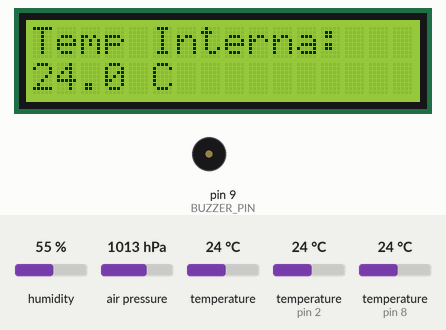
Recording of a sketch running on a simulated Arduino Uno, built with avr-gcc and run on an emulated ATmega328P. Parts: 16×2 character LCD, buzzer (waves = sounding). The test bench sets the inputs (shaded band); at power-on: humidity 55 %, temperature (sensors on pin 8, pin 2) 24 °C, air pressure 1013 hPa, temperature 24 °C. What the sketch prints to the serial monitor is not drawn.

Above: at 16.4 s.
16.5 s: humidity set to 58 %
At 19.8 s:
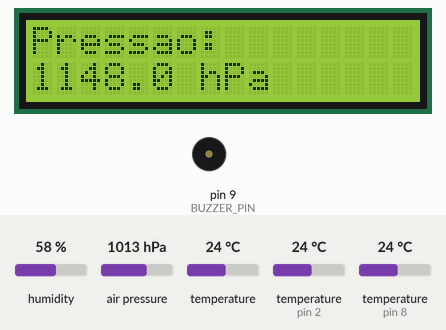
20.2 s: temperature (sensor on pin 8) set to 12 °C
At 22.9 s:
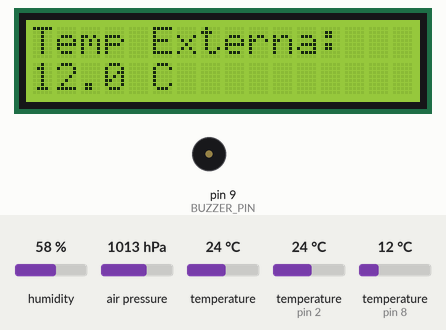
23.3 s: humidity set to 22 %
At 26.1 s:
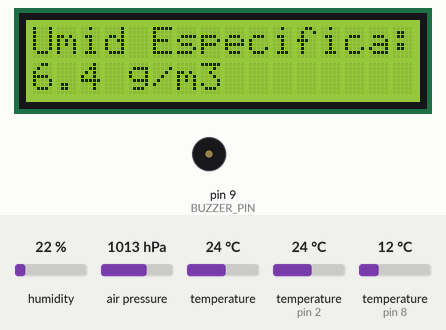
28.3 s: humidity set to 68 %
At 31.5 s:
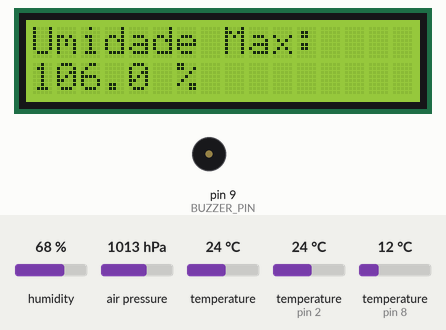
31.9 s: temperature (sensor on pin 8) set to 26 °C
At 34.5 s:
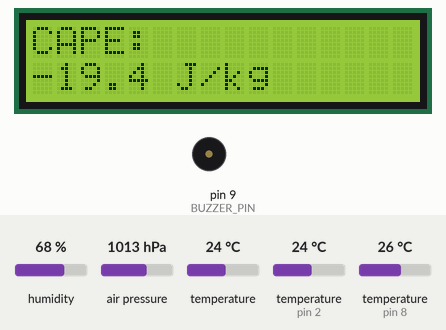
34.9 s: temperature (sensor on pin 8) set to 29 °C
At 36.9 s:
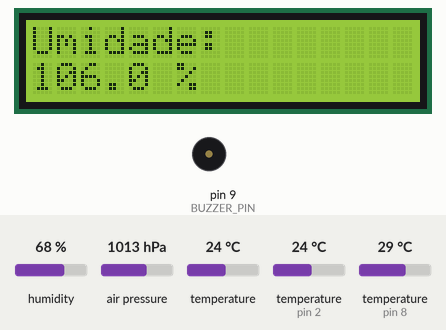
Timing chart, 0 to 38.4 s (numbered marks = the images above; inputs shaded):
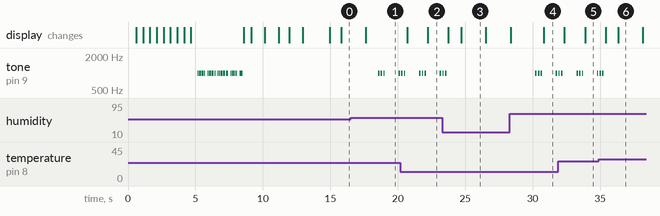

The sketch:

meteorologicapp2la.ino
```cpp
#include <Wire.h>
#include <LiquidCrystal_I2C.h>
#include <DHT.h>
#include <Adafruit_Sensor.h>
#include <Adafruit_BMP085_U.h>
#include <OneWire.h>
#include <DallasTemperature.h>

#define DHTPIN 2
#define DHTTYPE DHT11

#define ONE_WIRE_BUS 8
#define SENSOR_CHAO 11

#define BUZZER_PIN 9

OneWire oneWire(ONE_WIRE_BUS);
DallasTemperature sensors(&oneWire);

DHT dht(DHTPIN, DHTTYPE);
LiquidCrystal_I2C lcd(0x27, 16, 2);

Adafruit_BMP085_Unified bmp;

float umidade;
float temperaturaBMP;
float pressao;
float temperaturaExterna;
float pontoOrvalho;
float cape;
float tendenciaPressao;

float temperaturaMax = -1000;
float temperaturaMin = 1000;
float umidadeMax = 0;
float umidadeMin = 100;
float pressaoAnterior = 0.0;
unsigned long lastUpdate = 0;
unsigned long lastPressaoTime = 0;

int screenState = 0;

const float PRESSAO_REAL = 1016.0;
const float ERRO_PRESSAO = 135.0;

const float a = 17.27;
const float b = 237.7;

void setup() {
  Wire.begin();
  dht.begin();
  lcd.init();
  lcd.backlight();
  sensors.begin();

  pinMode(SENSOR_CHAO, INPUT_PULLUP);
  pinMode(BUZZER_PIN, OUTPUT);

  // Inicializa Serial para enviar dados à Raspberry
  Serial.begin(9600);

  // Piscar "PP2LA" na inicialização
  for (int i = 0; i < 5; i++) {
    lcd.clear();
    lcd.setCursor(0, 0);
    lcd.print("PP2LA V1.0.2");
    delay(500);
    lcd.clear();
    delay(500);
  }

  // Código Morse "PP2LA"
  String morseMessage = ".--. .--. ..--- .-.. .-";
  playMorse(morseMessage);

  // Checagem do DHT11
  lcd.clear();
  lcd.setCursor(0, 0);
  lcd.print("Verificando DHT11");
  delay(500);
  float checkHum = dht.readHumidity();
  if (isnan(checkHum)) {
    lcd.setCursor(0, 1);
    lcd.print("Erro DHT11");
    while (1);
  } else {
    lcd.setCursor(0, 1);
    lcd.print("DHT11 OK");
  }
  delay(1000);

  // Checagem do BMP180
  lcd.clear();
  lcd.setCursor(0, 0);
  lcd.print("Verificando BMP180");
  if (!bmp.begin()) {
    lcd.setCursor(0, 1);
    lcd.print("Erro BMP180");
    while (1);
  } else {
    lcd.setCursor(0, 1);
    lcd.print("BMP180 OK");
  }
  delay(1000);

  // Checagem DS18B20
  lcd.clear();
  lcd.setCursor(0, 0);
  lcd.print("Verificando DS18B20");
  sensors.requestTemperatures();
  float t = sensors.getTempCByIndex(0);
  if (t == DEVICE_DISCONNECTED_C) {
    lcd.setCursor(0, 1);
    lcd.print("Erro DS18B20");
    while (1);
  } else {
    lcd.setCursor(0, 1);
    lcd.print("DS18B20 OK");
  }
  delay(1000);

  lcd.clear();
  lcd.setCursor(0, 0);
  lcd.print("INICIANDO...");
  delay(2000);
  lcd.clear();
}

void loop() {
  umidade = dht.readHumidity();
  umidade += 38;

  if (isnan(umidade)) {
    lcd.clear();
    lcd.setCursor(0, 0);
    lcd.print("Erro DHT11");
    delay(2000);
    return;
  }

  sensors_event_t event;
  bmp.getEvent(&event);
  if (event.pressure) {
    pressao = event.pressure;
  }

  pressao += ERRO_PRESSAO;
  bmp.getTemperature(&temperaturaBMP);

  sensors.requestTemperatures();
  temperaturaExterna = sensors.getTempCByIndex(0);

  float alpha = (a * temperaturaExterna) / (b + temperaturaExterna) + log(umidade / 100.0);
  pontoOrvalho = (b * alpha) / (a - alpha);

  cape = calcularCAPE(temperaturaExterna, pontoOrvalho);

  unsigned long currentMillis = millis();
  if (currentMillis - lastPressaoTime >= 5000) {
    tendenciaPressao = (pressao - pressaoAnterior) / 5.0;
    pressaoAnterior = pressao;
    lastPressaoTime = currentMillis;
  }

  if (temperaturaExterna > temperaturaMax) temperaturaMax = temperaturaExterna;
  if (temperaturaExterna < temperaturaMin) temperaturaMin = temperaturaExterna;

  if (umidade > umidadeMax) umidadeMax = umidade;
  if (umidade < umidadeMin) umidadeMin = umidade;

  if (pressao < 1000.0) {
    playMorse("... --- ...");
  }

  if (abs(temperaturaExterna - pontoOrvalho) < 1.0) {
    buzinarTresVezes();
  }

  if (currentMillis - lastUpdate >= 1000) {
    lastUpdate = currentMillis;
    screenState = (screenState + 1) % 13;
  }

  lcd.clear();
  switch (screenState) {
    case 0:
      lcd.setCursor(0, 0);
      lcd.print("Umidade:");
      lcd.setCursor(0, 1);
      lcd.print(umidade, 1);
      lcd.print(" %");
      break;

    case 1:
      lcd.setCursor(0, 0);
      lcd.print("Temp Interna:");
      lcd.setCursor(0, 1);
      lcd.print(temperaturaBMP, 1);
      lcd.print(" C");
      break;

    case 2:
      lcd.setCursor(0, 0);
      lcd.print("Pressao:");
      lcd.setCursor(0, 1);
      lcd.print(pressao, 1);
      lcd.print(" hPa");
      break;

    case 3:
      lcd.setCursor(0, 0);
      lcd.print("P. Orvalho:");
      lcd.setCursor(0, 1);
      lcd.print(pontoOrvalho, 1);
      lcd.print(" C");
      break;

    case 4:
      lcd.setCursor(0, 0);
      lcd.print("Temp Externa:");
      lcd.setCursor(0, 1);
      lcd.print(temperaturaExterna, 1);
      lcd.print(" C");
      break;

    case 5:
      lcd.setCursor(0, 0);
      lcd.print("Sens Termica:");
      lcd.setCursor(0, 1);
      lcd.print(calcularSensacao(temperaturaExterna, umidade), 1);
      lcd.print(" C");
      break;

    case 6:
      lcd.setCursor(0, 0);
      lcd.print("Umid Especifica:");
      lcd.setCursor(0, 1);
      lcd.print(calcularUmidadeEspecifica(temperaturaExterna, umidade), 1);
      lcd.print(" g/m3");
      break;

    case 7:
      lcd.setCursor(0, 0);
      lcd.print("Temp Maxima:");
      lcd.setCursor(0, 1);
      lcd.print(temperaturaMax, 1);
      lcd.print(" C");
      break;

    case 8:
      lcd.setCursor(0, 0);
      lcd.print("Temp Minima:");
      lcd.setCursor(0, 1);
      lcd.print(temperaturaMin, 1);
      lcd.print(" C");
      break;

    case 9:
      lcd.setCursor(0, 0);
      lcd.print("Umidade Max:");
      lcd.setCursor(0, 1);
      lcd.print(umidadeMax, 1);
      lcd.print(" %");
      break;

    case 10:
      lcd.setCursor(0, 0);
      lcd.print("Umidade Min:");
      lcd.setCursor(0, 1);
      lcd.print(umidadeMin, 1);
      lcd.print(" %");
      break;

    case 11:
      lcd.setCursor(0, 0);
      lcd.print("CAPE:");
      lcd.setCursor(0, 1);
      lcd.print(cape, 1);
      lcd.print(" J/kg");
      break;

    case 12:
      lcd.setCursor(0, 0);
      lcd.print("Tend Pressao:");
      lcd.setCursor(0, 1);
      lcd.print(tendenciaPressao, 2);
      lcd.print(" hPa/s");
      break;
  }

  // ---- ENVIO PARA A RASPBERRY VIA SERIAL ----
  Serial.print(temperaturaBMP);      Serial.print(",");  // Temp interna
  Serial.print(temperaturaExterna);  Serial.print(",");  // Temp externa
  Serial.print(pressao);             Serial.print(",");  // Pressão
  Serial.print(umidade);             Serial.print(",");  // Umidade
  Serial.print(pontoOrvalho);        Serial.print(",");  // Ponto de orvalho
  Serial.print(cape);                Serial.print(",");  // CAPE
  Serial.println(tendenciaPressao);  // Tendência de pressão

  delay(100);
}

void playMorse(String message) {
  for (int i = 0; i < message.length(); i++) {
    char c = message.charAt(i);

    if (c == '.') {
      tone(BUZZER_PIN, 1000);
      delay(50);
      noTone(BUZZER_PIN);
      delay(50);
    }
    else if (c == '-') {
      tone(BUZZER_PIN, 1000);
      delay(150);
      noTone(BUZZER_PIN);
      delay(50);
    }
    else if (c == ' ') {
      delay(150);
    }
  }
}

void buzinarTresVezes() {
  for (int i = 0; i < 3; i++) {
    tone(BUZZER_PIN, 1000);
    delay(100);
    noTone(BUZZER_PIN);
    delay(100);
  }
}

float calcularSensacao(float temp, float umid) {
  if (temp >= 27.0 && umid >= 40.0) {
    return temp + 0.33 * (umid / 100.0) * 6.105 * exp(17.27 * temp / (237.7 + temp)) - 4.0;
  } else {
    return temp;
  }
}

float calcularUmidadeEspecifica(float temp, float umid) {
  float es = 6.112 * exp((17.67 * temp) / (temp + 243.5));
  float e = (umid / 100.0) * es;
  float q = 622 * (e / (1013.25 - e)); // g/kg
  return q * 1.225; // g/m³
}

float calcularCAPE(float temp, float pontoOrvalho) {
  float g = 9.8;
  return 2.0 * g * (temp - pontoOrvalho);
}
```

Measured:
- the behaviour switches between 56 and 57 % on humidity (found by bisection; images 0 and 1)
- the behaviour switches between 27 and 28 °C on temperature (sensor on pin 8) (found by bisection; images 5 and 6)
- after the input at 16.5 s, tone on pin 9 (BUZZER_PIN): plays 1000 Hz for 0.10 s, 1000 Hz for 0.10 s, 1000 Hz for 0.10 s, 1000 Hz for 0.10 s, starting after 2.0 s
- after the input at 23.3 s, tone on pin 9 (BUZZER_PIN): goes on until 23.6 s, then stays silent
- after the input at 28.3 s, tone on pin 9 (BUZZER_PIN): plays 1000 Hz for 0.10 s, 1000 Hz for 0.10 s, 1000 Hz for 0.10 s, 1000 Hz for 0.10 s, starting after 1.9 s
- after the input at 34.9 s, tone on pin 9 (BUZZER_PIN): goes on until 35.3 s, then stays silent
- what the display in image 3 shows lasts 1.8 s, from 24.7 s to 26.5 s
